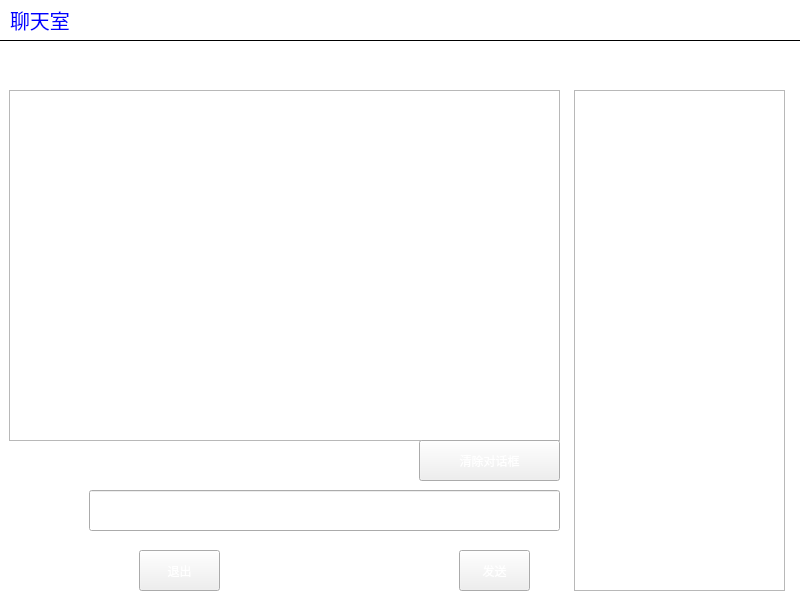
<?xml version="1.0" encoding="UTF-8"?>
<ui version="4.0">
 <class>MainWindow</class>
 <widget class="QMainWindow" name="MainWindow">
  <property name="geometry">
   <rect>
    <x>0</x>
    <y>0</y>
    <width>800</width>
    <height>600</height>
   </rect>
  </property>
  <property name="windowTitle">
   <string>MainWindow</string>
  </property>
  <property name="styleSheet">
   <string notr="true">#titleLabel {
background: white;
color: blue;
font-size: 20px;
border: none;
border-bottom:  1px solid black;
padding: 5px;
}

#mainFrame {
border: none;
background: white;
}

#loginFrame {
background: qlineargradient(x1: 0, y1: 0, x2: 0, y2: 1, stop: 0 #ddf, stop: 1 #aaf);
border: 1px solid gray;
padding: 10px;
border-radius: 25px;
}</string>
  </property>
  <widget class="QWidget" name="centralwidget">
   <layout class="QVBoxLayout" name="verticalLayout">
    <property name="spacing">
     <number>0</number>
    </property>
    <property name="leftMargin">
     <number>0</number>
    </property>
    <property name="topMargin">
     <number>0</number>
    </property>
    <property name="rightMargin">
     <number>0</number>
    </property>
    <property name="bottomMargin">
     <number>0</number>
    </property>
    <item>
     <widget class="QLabel" name="titleLabel">
      <property name="sizePolicy">
       <sizepolicy hsizetype="Preferred" vsizetype="Fixed">
        <horstretch>0</horstretch>
        <verstretch>0</verstretch>
       </sizepolicy>
      </property>
      <property name="text">
       <string>聊天室</string>
      </property>
     </widget>
    </item>
    <item>
     <widget class="QFrame" name="mainFrame">
      <property name="frameShape">
       <enum>QFrame::StyledPanel</enum>
      </property>
      <layout class="QVBoxLayout" name="verticalLayout_2">
       <item>
        <widget class="QStackedWidget" name="stackedWidget">
         <property name="styleSheet">
          <string notr="true">background-image: url(:/backgorund.png);</string>
         </property>
         <property name="currentIndex">
          <number>0</number>
         </property>
         <widget class="QWidget" name="chatPage">
          <property name="styleSheet">
           <string notr="true">background-image: url(:/chatpage.png);</string>
          </property>
          <widget class="QTextEdit" name="roomTextEdit">
           <property name="geometry">
            <rect>
             <x>0</x>
             <y>40</y>
             <width>551</width>
             <height>351</height>
            </rect>
           </property>
           <property name="font">
            <font>
             <pointsize>16</pointsize>
             <weight>75</weight>
             <bold>true</bold>
            </font>
           </property>
           <property name="readOnly">
            <bool>true</bool>
           </property>
          </widget>
          <widget class="QListWidget" name="userListWidget">
           <property name="geometry">
            <rect>
             <x>565</x>
             <y>40</y>
             <width>211</width>
             <height>501</height>
            </rect>
           </property>
           <property name="font">
            <font>
             <pointsize>16</pointsize>
             <weight>75</weight>
             <bold>true</bold>
            </font>
           </property>
           <property name="contextMenuPolicy">
            <enum>Qt::CustomContextMenu</enum>
           </property>
          </widget>
          <widget class="QPushButton" name="sayButton">
           <property name="geometry">
            <rect>
             <x>450</x>
             <y>500</y>
             <width>71</width>
             <height>41</height>
            </rect>
           </property>
           <property name="styleSheet">
            <string notr="true">color: rgb(255, 255, 255);</string>
           </property>
           <property name="text">
            <string>发送</string>
           </property>
          </widget>
          <widget class="QLabel" name="label_3">
           <property name="geometry">
            <rect>
             <x>570</x>
             <y>0</y>
             <width>181</width>
             <height>31</height>
            </rect>
           </property>
           <property name="styleSheet">
            <string notr="true">font: 63 16pt &quot;Ubuntu&quot;;
color: rgb(255, 255, 255);</string>
           </property>
           <property name="text">
            <string>已在线用户列表：</string>
           </property>
          </widget>
          <widget class="QLabel" name="label_4">
           <property name="geometry">
            <rect>
             <x>0</x>
             <y>10</y>
             <width>101</width>
             <height>31</height>
            </rect>
           </property>
           <property name="styleSheet">
            <string notr="true">font: 63 20pt &quot;Ubuntu&quot;;
color: rgb(255, 255, 255);</string>
           </property>
           <property name="text">
            <string>聊天室</string>
           </property>
          </widget>
          <widget class="QPushButton" name="exitButton">
           <property name="geometry">
            <rect>
             <x>130</x>
             <y>500</y>
             <width>81</width>
             <height>41</height>
            </rect>
           </property>
           <property name="styleSheet">
            <string notr="true">color: rgb(255, 255, 255);</string>
           </property>
           <property name="text">
            <string>退出</string>
           </property>
          </widget>
          <widget class="QLabel" name="label_5">
           <property name="geometry">
            <rect>
             <x>4</x>
             <y>439</y>
             <width>81</width>
             <height>41</height>
            </rect>
           </property>
           <property name="styleSheet">
            <string notr="true">color: rgb(255, 255, 255);</string>
           </property>
           <property name="text">
            <string>输入消息：</string>
           </property>
          </widget>
          <widget class="QLineEdit" name="sayLineEdit">
           <property name="geometry">
            <rect>
             <x>80</x>
             <y>440</y>
             <width>471</width>
             <height>41</height>
            </rect>
           </property>
           <property name="font">
            <font>
             <pointsize>16</pointsize>
             <weight>75</weight>
             <bold>true</bold>
            </font>
           </property>
          </widget>
          <widget class="QPushButton" name="pushButton">
           <property name="geometry">
            <rect>
             <x>410</x>
             <y>390</y>
             <width>141</width>
             <height>41</height>
            </rect>
           </property>
           <property name="styleSheet">
            <string notr="true">color: rgb(255, 255, 255);</string>
           </property>
           <property name="text">
            <string>清除对话框</string>
           </property>
          </widget>
          <widget class="QLabel" name="label_7">
           <property name="geometry">
            <rect>
             <x>0</x>
             <y>520</y>
             <width>61</width>
             <height>21</height>
            </rect>
           </property>
           <property name="styleSheet">
            <string notr="true">color: rgb(255, 255, 255);</string>
           </property>
           <property name="text">
            <string>百度一下</string>
           </property>
          </widget>
         </widget>
         <widget class="QWidget" name="loginPage">
          <property name="styleSheet">
           <string notr="true">background-image: url(:/bg2.png);</string>
          </property>
          <layout class="QGridLayout" name="gridLayout_3">
           <item row="5" column="1">
            <spacer name="verticalSpacer_2">
             <property name="orientation">
              <enum>Qt::Vertical</enum>
             </property>
             <property name="sizeHint" stdset="0">
              <size>
               <width>20</width>
               <height>267</height>
              </size>
             </property>
            </spacer>
           </item>
           <item row="0" column="1">
            <spacer name="verticalSpacer">
             <property name="orientation">
              <enum>Qt::Vertical</enum>
             </property>
             <property name="sizeType">
              <enum>QSizePolicy::Fixed</enum>
             </property>
             <property name="sizeHint" stdset="0">
              <size>
               <width>20</width>
               <height>100</height>
              </size>
             </property>
            </spacer>
           </item>
           <item row="1" column="0">
            <spacer name="horizontalSpacer">
             <property name="orientation">
              <enum>Qt::Horizontal</enum>
             </property>
             <property name="sizeHint" stdset="0">
              <size>
               <width>232</width>
               <height>20</height>
              </size>
             </property>
            </spacer>
           </item>
           <item row="1" column="2">
            <spacer name="horizontalSpacer_2">
             <property name="orientation">
              <enum>Qt::Horizontal</enum>
             </property>
             <property name="sizeHint" stdset="0">
              <size>
               <width>223</width>
               <height>20</height>
              </size>
             </property>
            </spacer>
           </item>
           <item row="1" column="1" rowspan="2">
            <widget class="QFrame" name="loginFrame">
             <property name="sizePolicy">
              <sizepolicy hsizetype="Fixed" vsizetype="Fixed">
               <horstretch>0</horstretch>
               <verstretch>0</verstretch>
              </sizepolicy>
             </property>
             <property name="minimumSize">
              <size>
               <width>300</width>
               <height>0</height>
              </size>
             </property>
             <property name="styleSheet">
              <string notr="true"/>
             </property>
             <property name="frameShape">
              <enum>QFrame::StyledPanel</enum>
             </property>
             <layout class="QGridLayout" name="gridLayout_2">
              <property name="spacing">
               <number>20</number>
              </property>
              <item row="2" column="0">
               <widget class="QLabel" name="label_6">
                <property name="styleSheet">
                 <string notr="true">color: rgb(0, 0, 255);
font: 63 14pt &quot;Ubuntu&quot;;</string>
                </property>
                <property name="text">
                 <string>服务器:</string>
                </property>
               </widget>
              </item>
              <item row="0" column="0">
               <widget class="QLabel" name="label">
                <property name="styleSheet">
                 <string notr="true">color: rgb(0, 0, 255);
font: 63 14pt &quot;Ubuntu&quot;;</string>
                </property>
                <property name="text">
                 <string>用户名：</string>
                </property>
               </widget>
              </item>
              <item row="0" column="1">
               <widget class="QLineEdit" name="usernameLineEdit"/>
              </item>
              <item row="1" column="0">
               <widget class="QLabel" name="label_2">
                <property name="styleSheet">
                 <string notr="true">color: rgb(0, 0, 255);
font: 63 14pt &quot;Ubuntu&quot;;</string>
                </property>
                <property name="text">
                 <string>密码：</string>
                </property>
               </widget>
              </item>
              <item row="1" column="1">
               <widget class="QLineEdit" name="userpasswordLineEdit">
                <property name="echoMode">
                 <enum>QLineEdit::Password</enum>
                </property>
               </widget>
              </item>
              <item row="2" column="1">
               <widget class="QLineEdit" name="serverLineEdit"/>
              </item>
              <item row="3" column="1">
               <widget class="QPushButton" name="loginButton">
                <property name="sizePolicy">
                 <sizepolicy hsizetype="Fixed" vsizetype="Fixed">
                  <horstretch>0</horstretch>
                  <verstretch>0</verstretch>
                 </sizepolicy>
                </property>
                <property name="styleSheet">
                 <string notr="true">color: rgb(255, 28, 8);
font: 63 14pt &quot;Ubuntu&quot;;</string>
                </property>
                <property name="text">
                 <string>登录</string>
                </property>
               </widget>
              </item>
             </layout>
            </widget>
           </item>
          </layout>
         </widget>
        </widget>
       </item>
      </layout>
     </widget>
    </item>
   </layout>
  </widget>
 </widget>
 <tabstops>
  <tabstop>usernameLineEdit</tabstop>
  <tabstop>userpasswordLineEdit</tabstop>
  <tabstop>roomTextEdit</tabstop>
  <tabstop>userListWidget</tabstop>
  <tabstop>sayLineEdit</tabstop>
  <tabstop>sayButton</tabstop>
 </tabstops>
 <resources/>
 <connections>
  <connection>
   <sender>sayLineEdit</sender>
   <signal>returnPressed()</signal>
   <receiver>sayButton</receiver>
   <slot>animateClick()</slot>
   <hints>
    <hint type="sourcelabel">
     <x>331</x>
     <y>564</y>
    </hint>
    <hint type="destinationlabel">
     <x>768</x>
     <y>570</y>
    </hint>
   </hints>
  </connection>
  <connection>
   <sender>usernameLineEdit</sender>
   <signal>returnPressed()</signal>
   <receiver>userpasswordLineEdit</receiver>
   <slot>setFocus()</slot>
   <hints>
    <hint type="sourcelabel">
     <x>391</x>
     <y>188</y>
    </hint>
    <hint type="destinationlabel">
     <x>470</x>
     <y>238</y>
    </hint>
   </hints>
  </connection>
  <connection>
   <sender>userpasswordLineEdit</sender>
   <signal>returnPressed()</signal>
   <receiver>loginButton</receiver>
   <slot>animateClick()</slot>
   <hints>
    <hint type="sourcelabel">
     <x>417</x>
     <y>239</y>
    </hint>
    <hint type="destinationlabel">
     <x>389</x>
     <y>275</y>
    </hint>
   </hints>
  </connection>
 </connections>
</ui>
